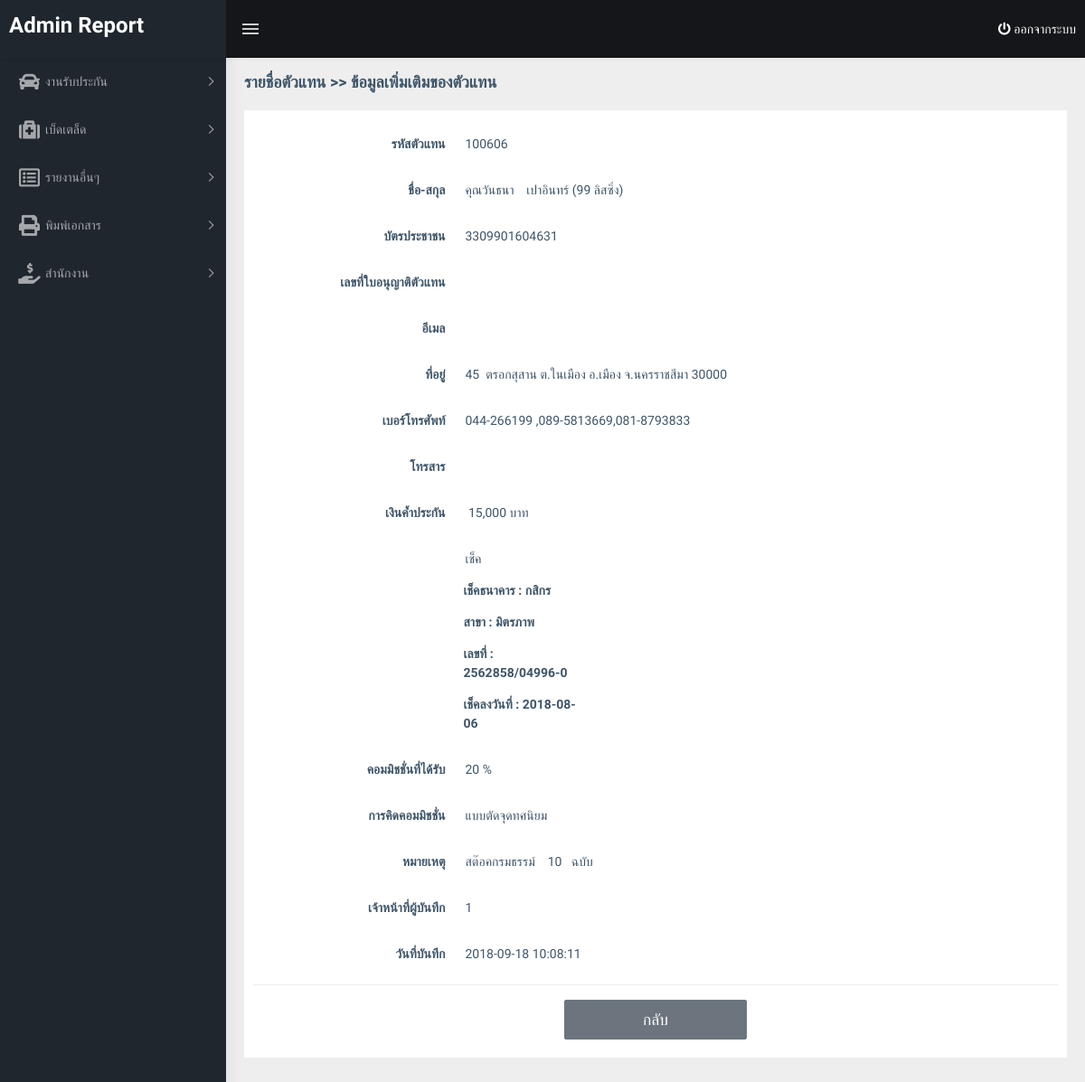
/main.php?page=agent_info&agent_id=1 (signed in), run on an earlier commit of the app's database.
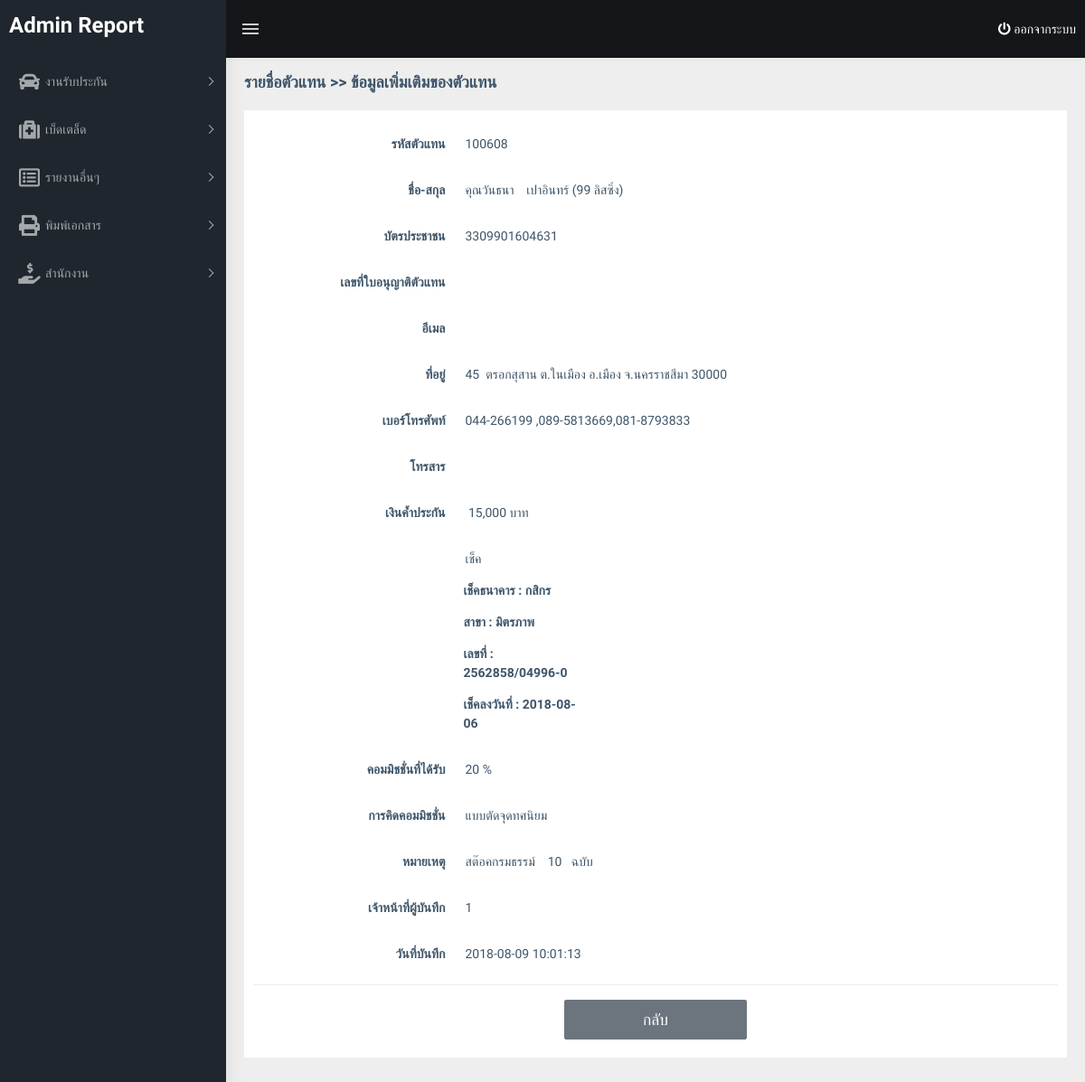
And on a later commit of the database.
### tables this page shows
CREATE TABLE IF NOT EXISTS `agent` (
  `no` int(5) NOT NULL AUTO_INCREMENT,
  `agent_id` varchar(20) NOT NULL,
  `name` varchar(255) NOT NULL,
  `card_id` varchar(50) DEFAULT 'NULL',
  `license_id` varchar(50) DEFAULT 'NULL',
  `email` varchar(100) DEFAULT 'NULL',
  `address` mediumtext DEFAULT NULL,
  `tel` varchar(50) DEFAULT NULL,
  `fax` varchar(50) DEFAULT 'NULL',
  `insure` varchar(50) DEFAULT NULL COMMENT 'เงินค้ำประกัน',
  `commision` varchar(50) DEFAULT NULL COMMENT 'ค่าคอมมิชชั่น',
  `payment` varchar(50) DEFAULT 'NULL',
  `rate` int(3) DEFAULT NULL COMMENT 'การหักค่าใช้จ่าย',
  `decimal_point` varchar(5) DEFAULT NULL,
  `remark` text DEFAULT NULL,
  `login_id` int(4) NOT NULL,
  `update_date` datetime NOT NULL DEFAULT current_timestamp(),
  `cheque_bank` varchar(100) DEFAULT NULL,
  `cheque_branch` varchar(100) DEFAULT NULL,
  `cheque_no` varchar(100) DEFAULT NULL,
  `cheque_date` date DEFAULT NULL,
  PRIMARY KEY (`no`),
  UNIQUE KEY `agent_id` (`agent_id`)
);

### menu-agent/agent_info.php (the view, shortened to what this page needs)
<?php
	$get_agent = $_GET['agent_id'];
    $sql_user = "SELECT agent_id, name, card_id, license_id, email, address, tel, fax, insure, commision, payment, cheque_bank, cheque_branch, cheque_no, cheque_date, rate, decimal_point, remark,login_id, update_date FROM agent WHERE no = '$get_agent'";
    $query_user = mysqli_query($conn,$sql_user);
    $result_user = mysqli_fetch_array($query_user,MYSQLI_ASSOC);
    $decimal_point = '';
    if($result_user['decimal_point'] == 'yes'){
        $decimal_point = 'แบบไม่ตัดจุดทศนิยม';
    }else{
        $decimal_point = 'แบบตัดจุดทศนิยม';
    }
?>
<div class="row">
	<div class="col-12">
		<div class="card">
            <div class="card-body">
                <div class="form-group row">
                    <label class="col-lg-3 text-lg-right control-label col-form-label">รหัสตัวแทน</label>
                    <div class="col-lg-6">
                        <input type="text" class="form-control-plaintext" value="<?=$result_user['agent_id']?>">
                    </div>
                </div>
                <div class="form-group row">
                    <label for="name" class="col-lg-3 text-lg-right control-label col-form-label">ชื่อ-สกุล</label>
                    <div class="col-lg-6">
                        <input type="text" class="form-control-plaintext" name="name" id="name"  value="<?=$result_user['name']?>">
                    </div>
                </div>
                <div class="form-group row">
                    <label for="card_id" class="col-lg-3 text-lg-right control-label col-form-label">บัตรประชาชน</label>
                    <div class="col-lg-6">
                        <input type="text" class="form-control-plaintext" name="card_id" id="card_id" value="<?=$result_user['card_id']?>">
                    </div>
                </div>
                <div class="form-group row">
                    <label for="license_id" class="col-lg-3 text-lg-right control-label col-form-label">เลขที่ใบอนุญาติตัวแทน</label>
                    <div class="col-lg-6">
                        <input type="text" class="form-control-plaintext" name="license_id" id="license_id" value="<?=$result_user['license_id']?>">
                    </div>
                </div>
                <div class="form-group row">
                    <label for="email" class="col-lg-3 text-lg-right control-label col-form-label">อีเมล</label>
                    <div class="col-lg-6">
                        <input type="text" class="form-control-plaintext" name="email" id="email" value="<?=$result_user['email']?>" >
                    </div>
                </div>
                <div class="form-group row">
                    <label for="address" class="col-lg-3 text-lg-right control-label col-form-label">ที่อยู่</label>
                    <div class="col-lg-6">
                        <input type="text" class="form-control-plaintext" name="address" value="<?=$result_user['address']?>">
                    </div>
                </div>
                <div class="form-group row">
                    <label for="tel" class="col-lg-3 text-lg-right control-label col-form-label">เบอร์โทรศัพท์</label>
                    <div class="col-lg-6">
                        <input type="text" class="form-control-plaintext" name="tel" id="tel"  value="<?=$result_user['tel']?>">
                    </div>
                </div>
                <div class="form-group row">
                    <label for="fax" class="col-lg-3 text-lg-right control-label col-form-label">โทรสาร</label>
                    <div class="col-lg-6">
                        <input type="text" class="form-control-plaintext" name="fax" id="fax" value="<?=$result_user['fax']?>">
                    </div>
                </div>
                <div class="form-group row">
                    <label for="username" class="col-lg-3 text-lg-right control-label col-form-label">เงินค้ำประกัน</label>
                    <div class="col-lg-6">
                        <input type="text" class="form-control-plaintext" value="<?=$result_user['insure']?> บาท">
                    </div>
                </div>
                <div class="form-group row">
                    <label class="col-lg-3 text-lg-right control-label col-form-label"></label>
                    <div class="col-lg-6">
                        <input type="text" class="form-control-plaintext"  value="<?=$result_user['payment']?>">
                    </div>
                <?php if($result_user['payment'] == 'เช็ค'){ ?>
                    <label class="offset-3 col-lg-2 control-label col-form-label">เช็คธนาคาร : <?=$result_user['cheque_bank']?></label>
                    <label class="offset-3 col-lg-2 control-label col-form-label">สาขา : <?=$result_user['cheque_branch']?></label>
                    <label class="offset-3 col-lg-2 control-label col-form-label">เลขที่ : <?=$result_user['cheque_no']?></label>
                    <label class="offset-3 col-lg-2 control-label col-form-label">เช็คลงวันที่ : <?=$result_user['cheque_date']?></label>
                <?php } ?>
                </div>
                <div class="form-group row">
                    <label class="col-lg-3 text-lg-right control-label col-form-label">คอมมิชชั่นที่ได้รับ</label>
                    <div class="col-lg-6">
                        <input type="text" class="form-control-plaintext" value="<?=$result_user['rate']?> %">
                    </div>
                </div>
                <div class="form-group row">
                    <label class="col-lg-3 text-lg-right control-label col-form-label">การคิดคอมมิชชั่น</label>
                    <div class="col-lg-6">
                        <input type="text" class="form-control-plaintext" value="<?=$decimal_point?>">
                    </div>
                </div>
                <div class="form-group row">
                    <label class="col-lg-3 text-lg-right control-label col-form-label">หมายเหตุ</label>
                    <div class="col-lg-6">
                        <input type="text" class="form-control-plaintext" value="<?=$result_user['remark']?>">
                    </div>
                </div>
                <div class="form-group row">
                    <label class="col-lg-3 text-lg-right control-label col-form-label">เจ้าหน้าที่ผู้บันทึก</label>
                    <div class="col-lg-6">
                        <input type="text" class="form-control-plaintext" value="<?=$result_user['login_id']?>">
                    </div>
                </div>
                <div class="form-group row">
                    <label class="col-lg-3 text-lg-right control-label col-form-label">วันที่บันทึก</label>
                    <div class="col-lg-6">
                        <input type="text" class="form-control-plaintext" value="<?=$result_user['update_date']?>">
                    </div>
                </div>
                <div class="row border-top justify-content-center">
                    <div class="col-lg-3 mt-3">
                        <button type="button" name="back" onclick="window.history.go(-1); return false;" class="btn btn-secondary btn-lg btn-block">กลับ</button>
                    </div>
                </div>
            </div>
		</div>
	</div>
</div>

### main.php (shortened to what this page needs)
<!DOCTYPE html>
<html lang="th">
<head>
    <link rel="stylesheet" type="text/css" href="matrix-admin/assets/libs/daterangepicker/daterangepicker.css" />
    <link href="matrix-admin/dist/css/style.min.css" rel="stylesheet">
    <link href="matrix-admin/assets/libs/datatables.net-bs4/css/dataTables.bootstrap4.css" rel="stylesheet">
    <link href="matrix-admin/assets/libs/datatables/media/css/dataTables.searchHighlight.css" rel="stylesheet">
    <link href="matrix-admin/assets/libs/datatables/media/css/buttons.bootstrap4.min.css" rel="stylesheet">
    <link href="matrix-admin/assets/libs/select2/dist/css/select2.min.css" rel="stylesheet">
    <link href="matrix-admin/assets/libs/select2/dist/css/select2-bootstrap.min.css" rel="stylesheet">
    <link href="matrix-admin/assets/libs/timepicker/bootstrap-timepicker.css" rel="stylesheet">
    <link rel="stylesheet" type="text/css" href="matrix-admin/assets/libs/bootstrap-datepicker/dist/css/bootstrap-datepicker3.standalone.min.css" />
</head>
<body>
    <div id="main-wrapper" class="h-100">
        <header class="topbar" data-navbarbg="skin5" >
            <nav class="navbar top-navbar navbar-expand-md navbar-dark">
                <div class="navbar-header" data-logobg="skin5">
                    <a class="navbar-brand" href="?page=dashboard">
                        <span class="logo-text ">
                             <h3>Admin Report</h3>
                        </span>
                    </a>
                </div>
                <div class="navbar-collapse collapse" id="navbarSupportedContent" data-navbarbg="skin5">
                    <ul class="navbar-nav float-left mr-auto">
                        <li class="nav-item d-none d-md-block"><a class="nav-link sidebartoggler waves-effect waves-light" href="javascript:void(0)" data-sidebartype="mini-sidebar"><i class="mdi mdi-menu font-24"></i></a></li>
                    </ul>
                    <ul class="navbar-nav float-right ml-auto">
                        <li class="nav-item ">
                            <a href="logout.php" class="text-white h-100"><i class="fa fa-power-off m-r-5 m-l-5"></i> ออกจากระบบ</a>
                        </li>
                    </ul>
                </div>
            </nav>
        </header>
        <?php include 'menu.php'; ?>
        <div class="page-wrapper">
            <div class="page-breadcrumb" style="margin-top: 60px;">
                <div class="row">
                    <div class="col-12 d-flex no-block align-items-center">
                        <h4 class="page-title" id="header_name"></h4>
                    </div>
                </div>
            </div>
            <div class="container-fluid">
                <?php include 'switch_menu.php'; ?>
            </div>
            <br><br><br><br>
        </div>
    </div>
</body>
</html>

### menu.php (shortened to what this page needs)
<aside class="left-sidebar" data-sidebarbg="skin5" style="overflow-y: auto;">
    <div class="scroll-sidebar">
        <nav class="sidebar-nav">
            <ul id="sidebarnav" >
                <?php foreach ($_SESSION['get_menu'] as $key => $value_get_menu) {
                    if($value_get_menu == 1){ ?>
                        <li class="sidebar-item"> <a class="sidebar-link has-arrow waves-effect waves-dark" href="javascript:void(0)" aria-expanded="false"><i class="fas fa-boxes"></i><span class="hide-menu"> ข้อมูลสต็อก</span></a>
                            <ul aria-expanded="false" class="collapse  first-level">
                                <li class="sidebar-item pl-2"><a class="sidebar-link has-arrow waves-effect waves-dark" href="javascript:void(0)" aria-expanded="false"><i class="fas fa-file-alt"></i><span class="hide-menu"> แบบฟอร์ม </span></a>
                                    <ul aria-expanded="false" class="collapse  secondary-level">
                                        <li class="sidebar-item pl-3"><a href="?page=stock-forms" class="sidebar-link"><span class="hide-menu"><i class="fas fa-genderless"></i>เบิก / ขอใช้ </span></a></li>
                                    </ul>
                                </li>
                                <li class="sidebar-item pl-2"><a class="sidebar-link has-arrow waves-effect waves-dark" href="javascript:void(0)" aria-expanded="false"><i class="fas fa-chart-bar"></i><span class="hide-menu"> รายงาน </span></a>
                                    <ul aria-expanded="false" class="collapse  first-level">
                                        <li class="sidebar-item pl-3"><a href="?page=stock-report1" class="sidebar-link"><span class="hide-menu"><i class="fas fa-genderless"></i>รายงานขอเบิก </span></a></li>
                                        <li class="sidebar-item pl-3"><a href="?page=stock-report2" class="sidebar-link"><span class="hide-menu"><i class="fas fa-genderless"></i>รายงานเบิกให้ตัวแทน </span></a></li>
                                        <li class="sidebar-item pl-3"><a href="?page=stock-report3" class="sidebar-link"><span class="hide-menu"><i class="fas fa-genderless"></i>รายงานสต็อกรายวัน </span></a></li>
                                        <li class="sidebar-item pl-3"><a href="?page=stock-report4" class="sidebar-link"><span class="hide-menu"><i class="fas fa-genderless"></i>ทะเบียนสต็อก </span></a></li>
                                        <li class="sidebar-item pl-3"><a href="?page=stock-report5" class="sidebar-link"><span class="hide-menu"><i class="fas fa-genderless"></i>สต็อกตัวแทน </span></a></li>
                                        <li class="sidebar-item pl-3"><a href="?page=stock-report6" class="sidebar-link"><span class="hide-menu"><i class="fas fa-genderless"></i>สต็อกรายวัน </span></a></li>
                                        <li class="sidebar-item pl-3"><a href="?page=stock-report7" class="sidebar-link"><span class="hide-menu"><i class="fas fa-genderless"></i>สต็อกกรมธรรม์ภาคสมัครใจ </span></a></li>
                                    </ul>
                                </li>
                            </ul>
                        </li>
                    <?php }elseif($value_get_menu == 2){ ?>
                        <li class="sidebar-item"> <a class="sidebar-link has-arrow waves-effect waves-dark" href="javascript:void(0)" aria-expanded="false"><i class="fas fa-car"></i><span class="hide-menu"> งานรับประกัน</span></a>
                        </li>
                    <?php }elseif($value_get_menu == 3){ ?>
                        <li class="sidebar-item"> <a class="sidebar-link has-arrow waves-effect waves-dark" href="javascript:void(0)" aria-expanded="false"><i class="fas fa-medkit"></i><span class="hide-menu"> เบ็ดเตล็ด</span></a>
                        </li>
                    <?php }elseif($value_get_menu == 5){ ?>
                        <li class="sidebar-item"> <a class="sidebar-link has-arrow waves-effect waves-dark" href="javascript:void(0)" aria-expanded="false"><i class="far fa-list-alt"></i><span class="hide-menu">รายงานอื่นๆ</span></a>
                        </li>
                    <?php }elseif($value_get_menu == 6){ ?>
                        <li class="sidebar-item"> <a class="sidebar-link has-arrow waves-effect waves-dark" href="javascript:void(0)" aria-expanded="false"><i class="fas fa-print"></i><span class="hide-menu">พิมพ์เอกสาร</span></a>
                        </li>
                    <?php }elseif($value_get_menu == 7){ ?>
                        <li class="sidebar-item"> <a class="sidebar-link has-arrow waves-effect waves-dark" href="javascript:void(0)" aria-expanded="false"><i class="fas fa-hand-holding-usd"></i><span class="hide-menu">สำนักงาน</span></a>
                        </li>
                <?php }} ?>
            </ul>
        </nav>
    </div>
</aside>

### switch_menu.php (shortened to what this page needs)
<?php
    switch ($_GET["page"]) {
        case "agent_info":
            include("menu-agent/agent_info.php");
            break;
    }
?>

What changed in the data, as far as the page shows it:
changed agent "กสิกร": agent "100606" → "100608"; update_date "2018-09-18 10:08:11" → "2018-08-09 10:01:13"
